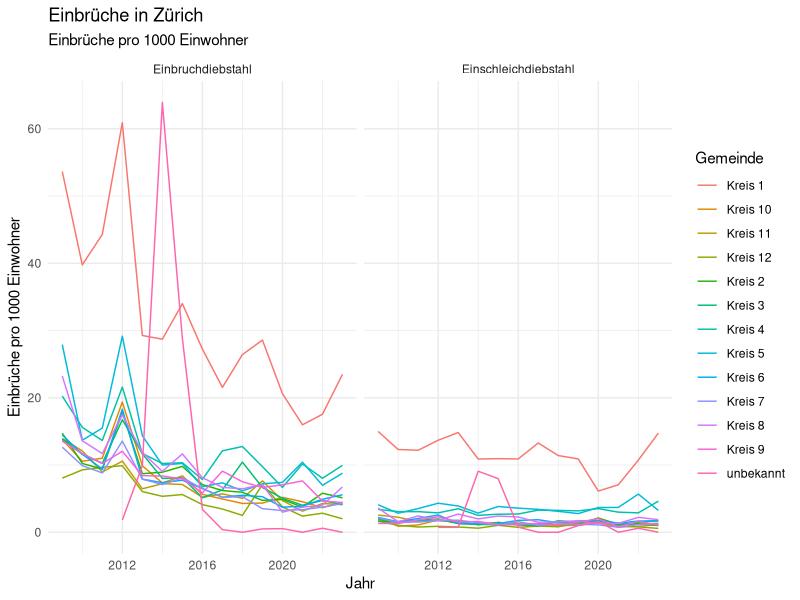

The R source for this figure:
## ---- chunk 1
library(tidyverse)
library(readxl)
## ---- chunk 2
einbrueche_in <- read_csv(here::here("data/ktzh-einbrueche/KTZH_00002042_00004083.csv"))

## ---- chunk 3
einbrueche <- einbrueche_in |> 
    select(jahr = Ausgangsjahr,
           gemeinde_bfs = Gemeinde_BFS_Nr,
           gemeindename = Gemeindename,
           stadtkreis_name = Stadtkreis_Name,
           tatbestand = Tatbestand,
           straftaten_versucht = Straftaten_versucht,
           straftaten_vollendet = Straftaten_vollendet,
           straftaten_total = Straftaten_total,
           einwohner = Einwohner) |> 
    filter(tatbestand != "Einbrüche insgesamt") |> 
    mutate(einbrueche_1000_ew = (straftaten_versucht + straftaten_vollendet) / einwohner * 1000) 

## ---- chunk 4
einbrueche |> 
    filter(gemeindename == "Zürich") |> 
    ggplot(aes(x = jahr, y = einbrueche_1000_ew, color = stadtkreis_name)) +
    geom_line() +
    labs(title = "Einbrüche in Zürich",
         subtitle = "Einbrüche pro 1000 Einwohner",
         x = "Jahr",
         y = "Einbrüche pro 1000 Einwohner",
         color = "Gemeinde") +
    facet_wrap(~tatbestand) +
    theme_minimal() 
